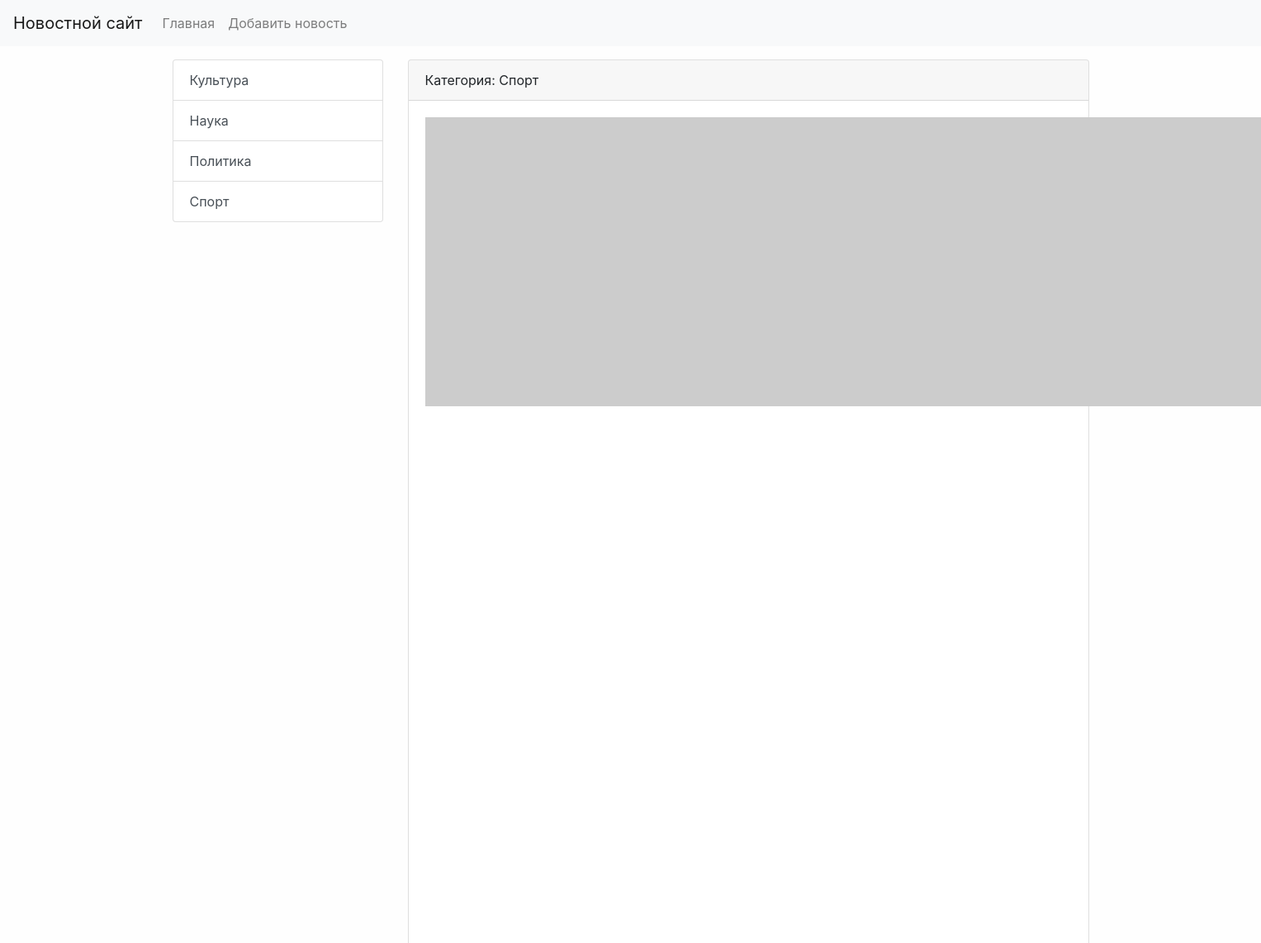
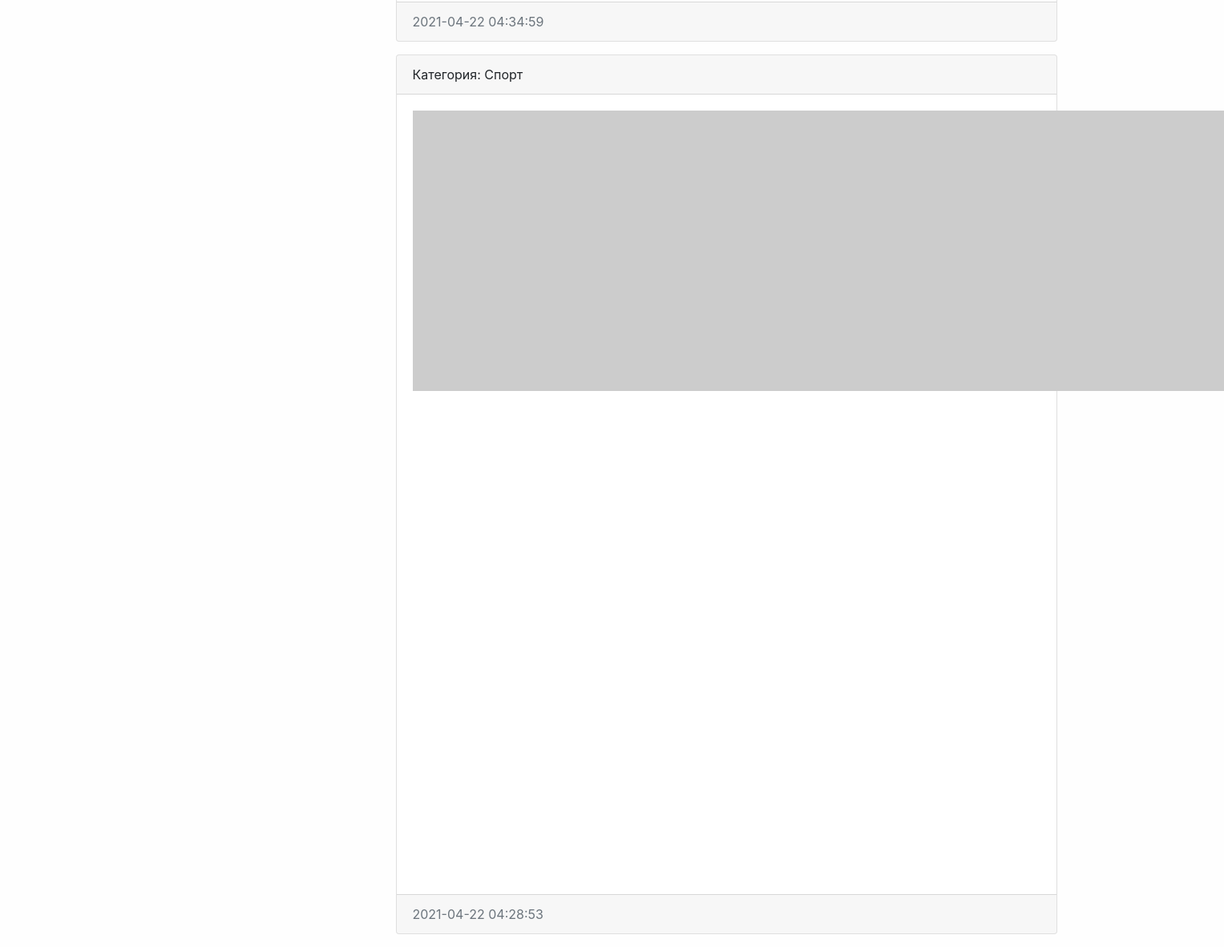
The page /news/news/category/2 on the database its author committed (2 pictures, top to bottom).
### news/models.py (models this page shows, shortened)
class Category(models.Model):
    title = models.CharField(max_length=150, db_index=True, verbose_name='Наименование категории')
    def get_absolute_url(self):
        return reverse('category', kwargs={"category_id": self.pk})
    def __str__(self):
        return self.title
    class Meta:
        verbose_name = 'Категория'
        verbose_name_plural = 'Категории'
        ordering = ['title']

class News(models.Model):
    title = models.CharField(max_length=150, verbose_name='Наименование')
    content = models.TextField(blank=True, verbose_name='Контент')
    created_at = models.DateTimeField(auto_now_add=True, verbose_name='Дата публикации')
    updated_at = models.DateTimeField(auto_now=True, verbose_name='Обновлено')
    photo = models.ImageField(upload_to='photos/%Y/%m/%d', verbose_name='Фото', blank=True)
    is_published = models.BooleanField(default=True, verbose_name='Опубликовано')
    category = models.ForeignKey(Category, on_delete=models.PROTECT, null=True, verbose_name='Категория')
    def get_absolute_url(self):
        return reverse('view_news', kwargs={"news_id": self.pk})
    class Meta:
        verbose_name = 'Новость'
        verbose_name_plural = 'Новости'
        ordering = ['-created_at']

### news/views.py (the view)
# urls.py: path('news/category/<int:category_id>', get_category, name='category'),
def get_category(request, category_id):
    news = News.objects.filter(category_id=category_id)
    category = Category.objects.get(pk=category_id)
    return render(request, 'news/category.html', {'news': news, 'category': category})

### news/templatetags/news_tags.py (called while the page is built)
@register.inclusion_tag('news/list_categories.html')
def show_categories(arg1='Hello', arg2='world'):
    categories = Category.objects.all()
    return {"categories": categories, "arg1": arg1, "arg2": arg2}

### news/templates/news/category.html (shortened to what this page needs)
{% extends 'base.html' %}
{% block sidebar %}
    {% include 'inc/_sidebar.html' %}
{% endblock %}
{% block content %}
    {% for item in news %}
    <div class="card mb-3">
        <div class="card-header">
            Категория: {{ item.category }}
        </div>
        <div class="card-body">
            <div class="media">
                {% if item.photo%}
                <img src="{{ item.photo.url }}" alt="" width="350" class="mr-3">
                {% else %}
                <img src="https://picsum.photos/id//1060/350/235/?blur=2" alt="" class="mr-3">
                {% endif %}
            </div>
        </div>
        <div class="card-footer text-muted">
            {{ item.created_at|date:"Y-m-d H:i:s" }}
        </div>
    </div>
    {% endfor %}
{% endblock %}

### news/templates/news/list_categories.html
<div class="list-group">
    {% for item in categories %}
    <a href="{{ item.get_absolute_url }}" class="list-group-item list-group-item-action">{{ item.title }}</a>
    {% endfor %}
</div>

### ecommerce/static/css/style.css (style rules this page uses)
body { background-color: #fefefe; }

### rows shown on the page
Category: title "Культура"
Category: title "Наука"
Category: title "Политика"
Category: title "Спорт"
News: category "Спорт", created_at "2021-04-22 04:34:59"
News: category "Спорт", created_at "2021-04-22 04:28:53"
